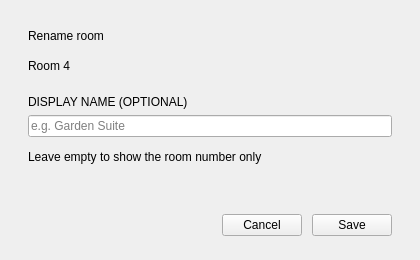
<?xml version="1.0" encoding="UTF-8"?>
<ui version="4.0">
 <class>Dialog</class>
 <widget class="QDialog" name="Dialog">
  <property name="geometry">
   <rect>
    <x>0</x>
    <y>0</y>
    <width>420</width>
    <height>260</height>
   </rect>
  </property>
  <property name="windowTitle">
   <string>Rename room</string>
  </property>
  <layout class="QVBoxLayout" name="dialog_layout">
   <property name="spacing">
    <number>8</number>
   </property>
   <property name="leftMargin">
    <number>28</number>
   </property>
   <property name="topMargin">
    <number>24</number>
   </property>
   <property name="rightMargin">
    <number>28</number>
   </property>
   <property name="bottomMargin">
    <number>24</number>
   </property>
   <item>
    <widget class="QLabel" name="title_label">
     <property name="text">
      <string>Rename room</string>
     </property>
     <property name="role" stdset="0">
      <string>h2</string>
     </property>
    </widget>
   </item>
   <item>
    <widget class="QLabel" name="room_number_label">
     <property name="text">
      <string>Room 4</string>
     </property>
     <property name="role" stdset="0">
      <string>muted</string>
     </property>
    </widget>
   </item>
   <item>
    <spacer name="spacer_1">
     <property name="orientation">
      <enum>Qt::Vertical</enum>
     </property>
     <property name="sizeType">
      <enum>QSizePolicy::Fixed</enum>
     </property>
     <property name="sizeHint" stdset="0">
      <size>
       <width>20</width>
       <height>10</height>
      </size>
     </property>
    </spacer>
   </item>
   <item>
    <layout class="QVBoxLayout" name="name">
     <property name="spacing">
      <number>6</number>
     </property>
     <item>
      <widget class="QLabel" name="name_caption">
       <property name="text">
        <string>DISPLAY NAME (OPTIONAL)</string>
       </property>
       <property name="role" stdset="0">
        <string>caption</string>
       </property>
      </widget>
     </item>
     <item>
      <widget class="QLineEdit" name="name_input">
       <property name="placeholderText">
        <string>e.g. Garden Suite</string>
       </property>
       <property name="clearButtonEnabled">
        <bool>true</bool>
       </property>
       <property name="maxLength">
        <number>30</number>
       </property>
      </widget>
     </item>
    </layout>
   </item>
   <item>
    <widget class="QLabel" name="hint_label">
     <property name="text">
      <string>Leave empty to show the room number only</string>
     </property>
     <property name="wordWrap">
      <bool>true</bool>
     </property>
     <property name="role" stdset="0">
      <string>muted</string>
     </property>
    </widget>
   </item>
   <item>
    <widget class="QLabel" name="error_label">
     <property name="text">
      <string/>
     </property>
     <property name="wordWrap">
      <bool>true</bool>
     </property>
     <property name="role" stdset="0">
      <string>error</string>
     </property>
    </widget>
   </item>
   <item>
    <spacer name="spacer_2">
     <property name="orientation">
      <enum>Qt::Vertical</enum>
     </property>
     <property name="sizeType">
      <enum>QSizePolicy::Fixed</enum>
     </property>
     <property name="sizeHint" stdset="0">
      <size>
       <width>20</width>
       <height>8</height>
      </size>
     </property>
    </spacer>
   </item>
   <item>
    <layout class="QHBoxLayout" name="buttons_layout">
     <property name="spacing">
      <number>10</number>
     </property>
     <item>
      <spacer name="spacer_3">
       <property name="orientation">
        <enum>Qt::Horizontal</enum>
       </property>
       <property name="sizeHint" stdset="0">
        <size>
         <width>40</width>
         <height>20</height>
        </size>
       </property>
      </spacer>
     </item>
     <item>
      <widget class="QPushButton" name="cancel_btn">
       <property name="text">
        <string>Cancel</string>
       </property>
       <property name="cursor">
        <cursorShape>PointingHandCursor</cursorShape>
       </property>
       <property name="autoDefault">
        <bool>false</bool>
       </property>
      </widget>
     </item>
     <item>
      <widget class="QPushButton" name="save_btn">
       <property name="text">
        <string>Save</string>
       </property>
       <property name="cursor">
        <cursorShape>PointingHandCursor</cursorShape>
       </property>
       <property name="autoDefault">
        <bool>false</bool>
       </property>
       <property name="variant" stdset="0">
        <string>primary</string>
       </property>
      </widget>
     </item>
    </layout>
   </item>
  </layout>
 </widget>
 <resources/>
 <connections/>
</ui>
